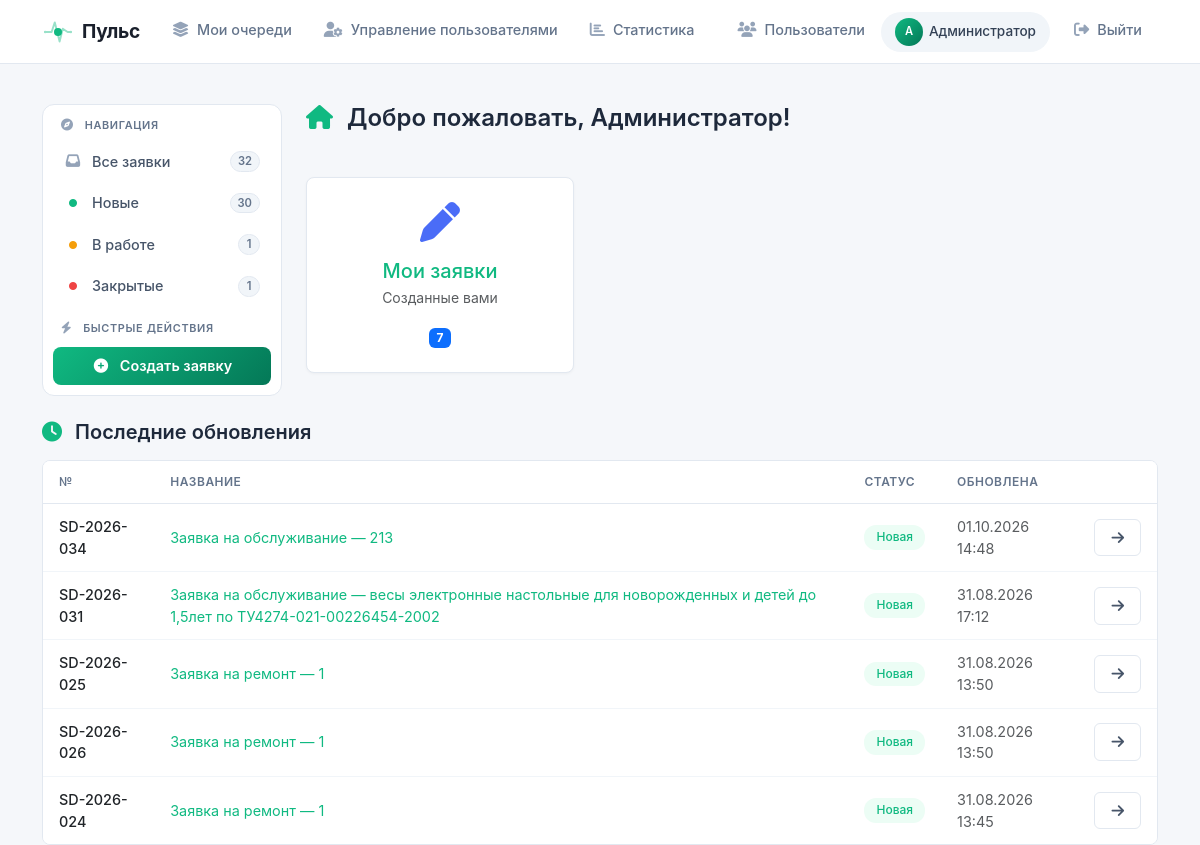
Screenshot of / (signed in) with the database file from the repository.
### models.py (models this page shows, shortened)
class User(UserMixin, db.Model):
    id = db.Column(db.Integer, primary_key=True)
    username = db.Column(db.String(80), unique=True, nullable=False)
    password = db.Column(db.String(200), nullable=False)
    full_name = db.Column(db.String(300), nullable=True)
    email = db.Column(db.String(120), unique=True, nullable=False)
    phone = db.Column(db.String(20), nullable=True)
    department = db.Column(db.String(200), nullable=True)
    position = db.Column(db.String(200), nullable=True)
    office = db.Column(db.String(50), nullable=True)
    role = db.Column(db.Integer, default=1)
    created_at = db.Column(db.DateTime, default=datetime.now(tz))
    notify_email = db.Column(db.Boolean, default=True)
    queues = db.relationship('Queue', secondary='user_queue', back_populates='members')
    admin_queues = db.relationship('Queue', secondary='queue_admins', back_populates='admins')
    assigned_tickets = db.relationship('Ticket', secondary='ticket_assignees', back_populates='assignees')
    created_tickets = db.relationship('Ticket', foreign_keys='Ticket.created_by_id', backref='creator')
    allowed_queues = db.relationship(
        'Queue',
        secondary='queue_links',
        primaryjoin='Queue.id == queue_links.c.queue_from',
        secondaryjoin='Queue.id == queue_links.c.queue_to',
        backref='allowed_by_queues'
    )
    bookings = db.relationship('Booking', backref='user', lazy=True)
    @property
    def department(self):
        return ', '.join(q.name for q in self.queues)

class Ticket(db.Model):
    id = db.Column(db.Integer, primary_key=True)
    ticket_number = db.Column(db.String(20), unique=True, nullable=False)
    title = db.Column(db.String(200), nullable=False)
    description = db.Column(db.Text, nullable=False)
    status = db.Column(db.String(50), default='Новая')
    priority = db.Column(db.String(20), default='Средний')
    start_date = db.Column(db.DateTime, nullable=True)
    deadline = db.Column(db.DateTime, nullable=True)
    actual_deadline = db.Column(db.DateTime, nullable=True)
    created_by_id = db.Column(db.Integer, db.ForeignKey('user.id'))
    queue_id = db.Column(db.Integer, db.ForeignKey('queue.id'), nullable=True)
    rating = db.Column(db.Integer, nullable=True)
    feedback_text = db.Column(db.Text, nullable=True)
    created_at = db.Column(db.DateTime, default=datetime.now(tz))
    updated_at = db.Column(db.DateTime, default=datetime.now(tz), onupdate=datetime.now(tz))
    closed_at = db.Column(db.DateTime, nullable=True)
    assignees = db.relationship('User', secondary='ticket_assignees', back_populates='assigned_tickets')
    attachments = db.relationship('Attachment', backref='ticket', lazy=True)
    metrologist_request = db.relationship(
        'MetrologistRequest',
        back_populates='ticket',
        uselist=False,
        cascade='all, delete-orphan'
    )

### app.py (the view, shortened to what this page needs)
@app.route('/')
@login_required
def index():
    queue_ids = [q.id for q in current_user.queues]
    if 10 in queue_ids:
        queue_tickets_count = Ticket.query.filter(Ticket.queue_id.in_(queue_ids)).count()
        new_tickets_count = Ticket.query.filter(Ticket.queue_id.in_(queue_ids)).filter_by(status="Новая").count()
        work_tickets_count = Ticket.query.filter(Ticket.queue_id.in_(queue_ids)).filter_by(status="В работе").count()
        closed_tickets_count = Ticket.query.filter(Ticket.queue_id.in_(queue_ids)).filter_by(status="Закрыта").count()
    return render_template('index.html', queue_tickets_count=queue_tickets_count, new_tickets_count=new_tickets_count, work_tickets_count=work_tickets_count,closed_tickets_count=closed_tickets_count, Ticket=Ticket)

### templates/index.html (shortened to what this page needs)
{% extends "base.html" %}
{% block content %}
<div class="index-page">
    {% if current_user.queues | selectattr('id', 'equalto', 14) | list %}
    <aside class="index-sidebar">
        {% include 'sidebar.html' %}
    </aside>
    {%endif%}
    <main class="index-main">
        <div class="index-header">
            <div>
                <h4 class="mb-2 fw-semibold">
                    <i class="fas fa-home me-2" style="color: var(--primary);"></i>
                    Добро пожаловать, {{ current_user.full_name }}!
                </h4>
            </div>
        </div>
        <div class="row g-4 mt-1">
            <div class="col-md-4">
                <a href="{{ url_for('tickets.my_tickets') }}"
                   class="text-decoration-none">
                    <div class="card-modern h-100 text-center p-4 hover-shadow">
                        <i class="fas fa-pen"
                           style="font-size: 2.5rem; color: #4a6cf7;"></i>
                        <h5 class="mt-3 mb-1">
                            Мои заявки
                        </h5>
                        <p class="text-muted small mb-3">
                            Созданные вами
                        </p>
                        <span class="badge bg-primary">
                            {{ current_user.created_tickets|length }}
                        </span>
                    </div>
                </a>
            </div>
        </div>
        </div>
        <div class="mt-4">
            <h5 class="fw-semibold mb-3">
                <i class="fas fa-clock me-2"
                   style="color: var(--primary);"></i>
                Последние обновления
            </h5>
            {% set user_ticket_ids = [] %}
            {% for ticket in current_user.created_tickets %}
                {% set _ = user_ticket_ids.append(ticket.id) %}
            {% endfor %}
            {% for ticket in current_user.assigned_tickets %}
                {% if ticket.id not in user_ticket_ids %}
                    {% set _ = user_ticket_ids.append(ticket.id) %}
                {% endif %}
            {% endfor %}
            {% set recent_tickets =
                Ticket.query
                .filter(Ticket.id.in_(user_ticket_ids))
                .order_by(Ticket.updated_at.desc())
                .limit(5)
                .all()
                if user_ticket_ids
                else []
            %}
            {% if recent_tickets %}
                <div class="table-modern">
                    <table class="table mb-0">
                        <thead>
                            <tr>
                                <th>№</th>
                                <th>Название</th>
                                <th>Статус</th>
                                <th>Обновлена</th>
                                <th></th>
                            </tr>
                        </thead>
                        <tbody>
                            {% for ticket in recent_tickets %}
                                <tr>
                                    <td>
                                        <span class="fw-medium">
                                            {{ ticket.ticket_number }}
                                        </span>
                                    </td>
                                    <td>
                                        <a href="{{ url_for(
                                            'tickets.ticket_detail',
                                            ticket_id=ticket.id
                                        ) }}">
                                            {{ ticket.title }}
                                        </a>
                                    </td>
                                    <td>
                                        <span class="badge-status
                                            {% if ticket.status == 'Новая' %}
                                                badge-status-new
                                            {% elif ticket.status == 'В работе' %}
                                                badge-status-work
                                            {% elif ticket.status == 'Закрыта' %}
                                                badge-status-closed
                                            {% else %}
                                                badge-status-other
                                            {% endif %}
                                        ">
                                            {{ ticket.status }}
                                        </span>
                                    </td>
                                    <td class="text-muted small">
                                        {{ ticket.updated_at.strftime(
                                            '%d.%m.%Y %H:%M'
                                        ) }}
                                    </td>
                                    <td>
                                        <a href="{{ url_for(
                                            'tickets.ticket_detail',
                                            ticket_id=ticket.id
                                        ) }}"
                                           class="btn btn-outline-modern btn-sm">
                                            <i class="fas fa-arrow-right"></i>
                                        </a>
                                    </td>
                                </tr>
                            {% endfor %}
                        </tbody>
                    </table>
                </div>
            {% endif %}
        </div>
</div>
{% endblock %}

### templates/base.html (shortened to what this page needs)
<!DOCTYPE html>
<html lang="ru">
<head>
    <link href="https://cdn.jsdelivr.net/npm/bootstrap@5.3.0/dist/css/bootstrap.min.css" rel="stylesheet">
    <link href="https://cdnjs.cloudflare.com/ajax/libs/font-awesome/6.4.0/css/all.min.css" rel="stylesheet">
    <link rel="stylesheet" href="{{ url_for('static', filename='style.css') }}">
    <link href="https://cdn.quilljs.com/1.3.6/quill.snow.css" rel="stylesheet">
</head>
<body>
    <nav class="navbar navbar-expand-lg navbar-custom">
        <div class="container">
            <a class="navbar-brand" href="{{ url_for('index') }}">
                <span class="logo-pulse">
                    <span class="pulse-icon">
                        <span class="pulse-dot"></span>
                    </span>
                    Пульс
                </span>
            </a>
            <div class="collapse navbar-collapse" id="navbarNav">
                <ul class="navbar-nav me-auto">
                    {% if current_user.is_authenticated and current_user.admin_queues %}
                        <li class="nav-item">
                            <a class="nav-link {{ 'active' if request.endpoint == 'my_queues' }}" href="{{ url_for('my_queues.my_queues') }}">
                                <i class="fas fa-layer-group"></i> Мои очереди
                            </a>
                        </li>
                    {% endif %}
                    {% if current_user.is_authenticated and current_user.role == 0 %}
                        <li class="nav-item dropdown">
                            <a class="nav-link {{ 'active' if request.endpoint == 'admin_users' }}" href="{{ url_for('user_mgmt.admin_users') }}">
                                <i class="fas fa-user-cog"></i> Управление пользователями
                            </a>
                        </li>
                        <li class="nav-item">
                            <a class="nav-link {{ 'active' if request.endpoint == 'statistics' }}" href="{{ url_for('statistics.statistics') }}">
                                <i class="fas fa-chart-bar"></i> Статистика
                            </a>
                        </li>
                    {% endif %}
                </ul>
                <ul class="navbar-nav align-items-center">
                    {% if current_user.is_authenticated %}
                        <li class="nav-item">
                            <a class="nav-link {{ 'active' if request.endpoint == 'users_list' }}" href="{{ url_for('users_list') }}">
                                <i class="fas fa-users"></i> Пользователи
                            </a>
                        </li>
                        <li class="nav-item me-2">
                            <a href="{{ url_for('profile') }}" class="user-badge-link" title="Перейти в профиль">
                                <span class="user-badge">
                                    <span class="user-avatar-mini">{{ (current_user.full_name or current_user.username)[0]|upper }}</span>
                                    {{ current_user.full_name or current_user.username }}
                                </span>
                            </a>
                        </li>
                        <li class="nav-item">
                            <a class="nav-link btn-logout" href="{{ url_for('login.logout') }}">
                                <i class="fas fa-sign-out-alt"></i> Выйти
                            </a>
                        </li>
                    {% else %}
                        <li class="nav-item">
                            <a class="nav-link btn-login" href="{{ url_for('login') }}">
                                <i class="fas fa-sign-in-alt"></i> Войти
                            </a>
                        </li>
                    {% endif %}
                </ul>
            </div>
        </div>
    </nav>
    <div class="container mt-4 pt-3">
        {% block content %}{% endblock %}
</body>
</html>

### templates/sidebar.html (shortened to what this page needs)
<aside class="sidebar">
    <div class="sidebar-inner">
        <div class="sidebar-section">
            <div class="sidebar-title">
                <i class="fas fa-compass me-1"></i> НАВИГАЦИЯ
            </div>
            <a href="{{ url_for('tickets.my_tickets') }}" class="sidebar-link {{ 'active' if request.endpoint == 'tickets.my_tickets' and not request.args.get('status') and not request.args.get('type_id') }}">
                <i class="fas fa-inbox"></i> Все заявки
                <span class="badge-count">{{ queue_tickets_count }}</span>
            </a>
            <a href="{{ url_for('tickets.my_tickets', status='Новая') }}" class="sidebar-link {{ 'active' if request.args.get('status') == 'Новая' }}">
                <i class="fas fa-circle" style="color: #10b981; font-size: 0.5rem;"></i> Новые
                <span class="badge-count">{{ new_tickets_count|default(0) }}</span>
            </a>
            <a href="{{ url_for('tickets.my_tickets', status='В работе') }}" class="sidebar-link {{ 'active' if request.args.get('status') == 'В работе' }}">
                <i class="fas fa-circle" style="color: #f59e0b; font-size: 0.5rem;"></i> В работе
                <span class="badge-count">{{ work_tickets_count|default(0) }}</span>
            </a>
            <a href="{{ url_for('tickets.my_tickets', status='Закрыта') }}" class="sidebar-link {{ 'active' if request.args.get('status') == 'Закрыта' }}">
                <i class="fas fa-circle" style="color: #ef4444; font-size: 0.5rem;"></i> Закрытые
                <span class="badge-count">{{ closed_tickets_count|default(0) }}</span>
            </a>
        </div>
        <div class="sidebar-section">
            <div class="sidebar-title">
                <i class="fas fa-bolt me-1"></i> БЫСТРЫЕ ДЕЙСТВИЯ
            </div>
            <a href="{{ url_for('tickets.create_ticket') }}" class="sidebar-link sidebar-link-primary">
                <i class="fas fa-plus-circle"></i> Создать заявку
            </a>
        </div>
    </div>
</aside>

### rows the page displays
User: full_name "А", full_name "Администратор"
Ticket: ticket_number "SD-2026-034", title "Заявка на обслуживание — 213", status "Новая", updated_at "01.10.2026 14:48"
Ticket: ticket_number "SD-2026-031", title "Заявка на обслуживание — весы электронные настольные для новорожденных и детей до 1,5лет по ТУ4274-021-00226454-2002", status "Новая", updated_at "31.08.2026 17:12"
Ticket: ticket_number "SD-2026-025", title "Заявка на ремонт — 1", status "Новая", updated_at "31.08.2026 13:50"
Ticket: ticket_number "SD-2026-026", title "Заявка на ремонт — 1", status "Новая", updated_at "31.08.2026 13:50"
Ticket: ticket_number "SD-2026-024", title "Заявка на ремонт — 1", status "Новая", updated_at "31.08.2026 13:45"

### other values shown
{{ queue_tickets_count }} "32"
{{ new_tickets_count|default(0) }} "30"
{{ work_tickets_count|default(0) }} "1"
{{ closed_tickets_count|default(0) }} "1"
{{ current_user.created_tickets|length }} "7"
